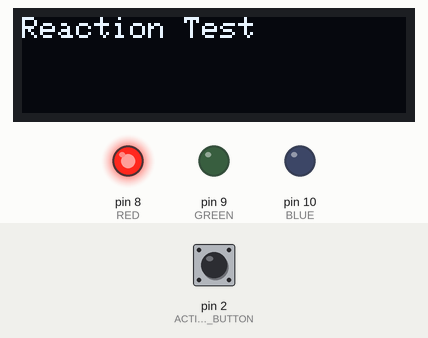
This sketch was run on a simulated Arduino Uno, built with avr-gcc and run on an emulated ATmega328P. On the bench: 128×32 one-colour display, output pins drawn as LEDs (lit = HIGH). Inputs (shaded band) come from the test bench; at power-on: pin 2 (ACTION_BUTTON) HIGH. Random numbers use the default seed unless the sketch sets one.

Above: at 1.2 s.
1.3 s: pin 2 (ACTION_BUTTON) pulled LOW for 0.15 s
At 1.8 s:
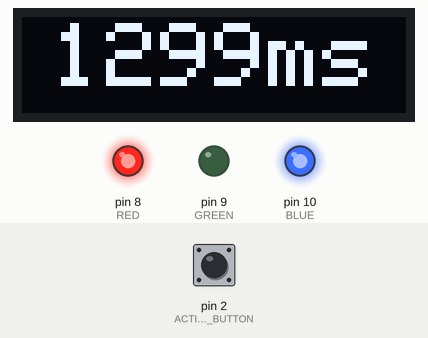
Timing chart, 0 to 4.3 s (numbered marks = the images above; inputs shaded):
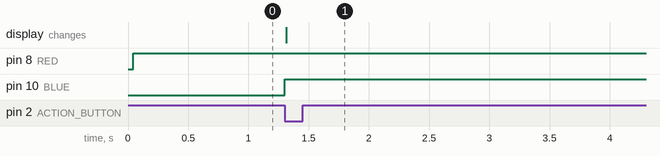

Measured:
- after the input at 1.3 s, pin 10 (BLUE): LOW → HIGH at once; the display: changes at once (image 1)

The sketch:

ReactionTest.ino
```cpp
#include <Adafruit_SSD1306.h>
#include <Adafruit_GFX.h>
#include <Wire.h>
#include <SPI.h>

#define ACTION_BUTTON 2
#define RED 8
#define GREEN 9
#define BLUE 10

Adafruit_SSD1306 display(128, 32, &Wire);
bool RedLed = true;
bool GreenLed = false;
bool BlueLed = false;
unsigned int ReactionTime = 0;
unsigned int ReactionTimeRefer = 0;
unsigned int TimeLimit;
enum State {WAIT_FOR_TEST,WAIT_FOR_INTERRUPT,TESTED,END};
State myState = WAIT_FOR_TEST;
String ReactionStringValue;

void setup() {
  pinMode(RED,OUTPUT);
  pinMode(GREEN,OUTPUT);
  pinMode(BLUE,OUTPUT);
  pinMode(ACTION_BUTTON,INPUT_PULLUP);
  attachInterrupt(digitalPinToInterrupt(ACTION_BUTTON), ISR_ReactionTimeMeasure, FALLING);

  display.begin(SSD1306_SWITCHCAPVCC,0x3C);
  display.clearDisplay();
  display.setTextSize(1);
  display.setTextColor(SSD1306_WHITE);
  display.setCursor(0, 0);
  display.println(F("Reaction Test"));
  display.display();
  digitalWrite(RED,LOW);
  digitalWrite(GREEN,LOW);
  digitalWrite(BLUE,LOW);
  TimeLimit = random(3000,7000);
}

void loop() {
  digitalWrite(RED,RedLed);
  digitalWrite(GREEN,GreenLed);
  digitalWrite(BLUE,BlueLed);
  switch(myState){
    case WAIT_FOR_TEST:
      if(millis() == TimeLimit){
        RedLed = false;
        GreenLed = true;
        ReactionTimeRefer = millis();
        myState = WAIT_FOR_INTERRUPT;
      }
      else{
        myState = WAIT_FOR_TEST;
      }
      break;

    case WAIT_FOR_INTERRUPT:
      myState = WAIT_FOR_INTERRUPT;
      break;

    case TESTED:
      detachInterrupt(digitalPinToInterrupt(ACTION_BUTTON));
      display.clearDisplay();
      display.setTextSize(3);
      display.setTextColor(SSD1306_WHITE);
      display.setCursor(10,2);
      display.println(ReactionStringValue + "ms");
      display.display();
      myState = END;
      break;

    case END:
      myState = END;
      break;
  }
}

void ISR_ReactionTimeMeasure(){
  BlueLed = true;
  GreenLed = false;
  ReactionTime = millis() - ReactionTimeRefer;
  ReactionStringValue = String(ReactionTime);
  myState = TESTED;
}
```
